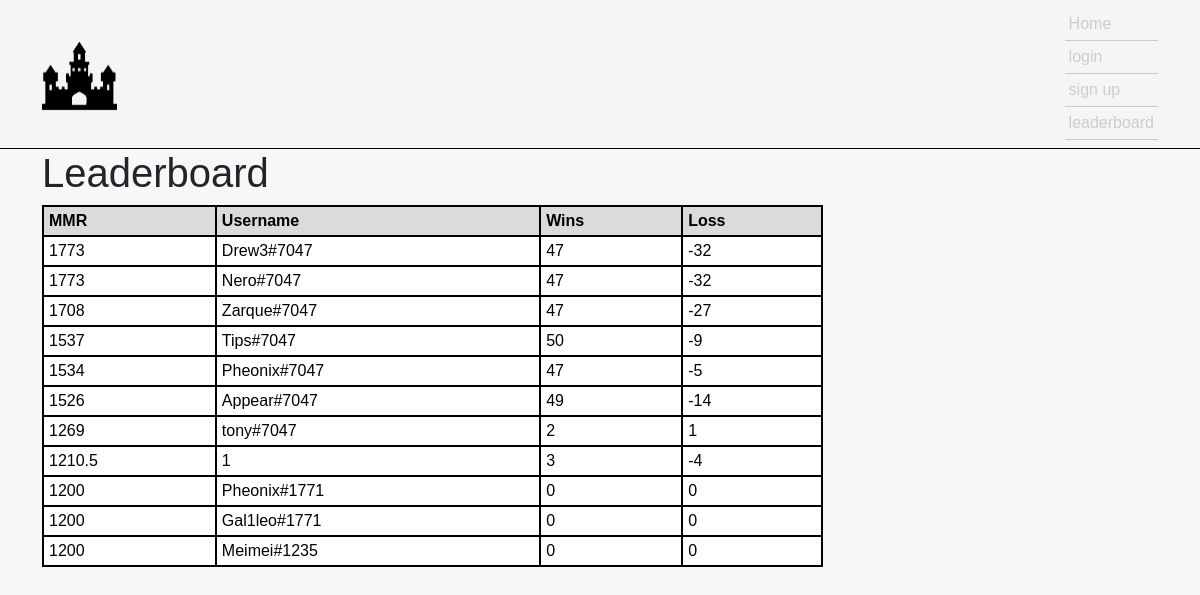
The page /leaderboard on the database as committed earlier.
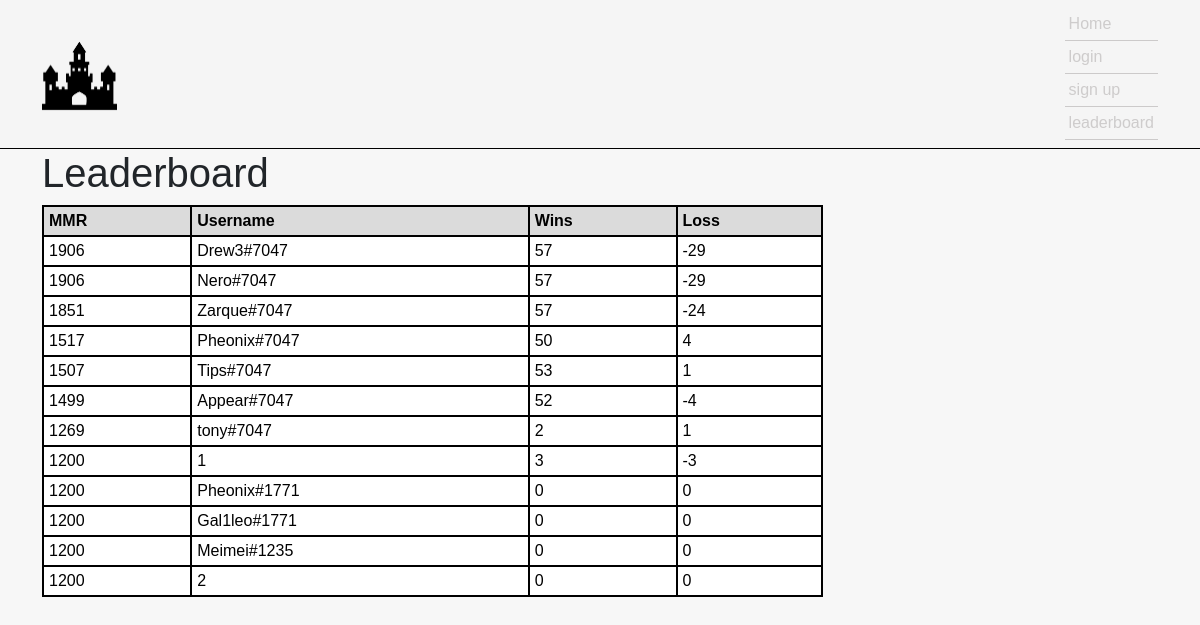
The same page on the database as committed later.
### website/models.py (models this page shows, shortened)
class Player(db.Model):
    id = db.Column(db.Integer, primary_key=True)
    username = db.Column(db.String(50))
    mmr = db.Column(db.Integer)
    wins = db.Column(db.Integer)
    loss = db.Column(db.Integer)
    icon_id = db.Column(db.Integer)
    player_date_created = db.Column(db.DateTime(timezone=True), default=func.now())

### website/views.py (the view)
@views.route('/leaderboard')
def leaderboard():
    leaderboard = Player.query.order_by(desc(Player.mmr))
    if current_user.is_authenticated:
        player = get_player_info(current_user.id)
        return render_template('leaderboard.html',user=current_user, player=player, value=leaderboard)
    else:
        return render_template('leaderboard.html',user=current_user, value=leaderboard)

### website/templates/leaderboard.html (shortened to what this page needs)
{% extends 'base.html' %}
{% block body %}
<h1>
Leaderboard
</h1>
<table class="customTable">
    <thead>
    <tr>
        <th>MMR</th>
        <th>Username</th>
        <th>Wins</th>
        <th>Loss</th>
    </tr>
    </thead>
    <tbody>
        {% for row in value %}
            <tr>
                <td>{{row.mmr}}</td>
                <td>{{row.username}}</td>
                <td>{{row.wins}}</td>
                <td>{{row.loss}}</td>
            </tr>
        {% endfor %}
    </tbody>
</table>
{% endblock %}

### website/templates/base.html (shortened to what this page needs)
<!DOCTYPE html>
<html lang="en">
<head>
    <link href="https://cdn.jsdelivr.net/npm/bootstrap@5.1.3/dist/css/bootstrap.min.css" rel="stylesheet">
    <link rel="stylesheet" href="{{ url_for('static', filename='css/main.css') }}">
</head>
<body>
  <nav class="navbar sticky-top navbar-main">
    <div class="container">
      <div class="logo-container">
        <img src="{{url_for('static', filename='images/castle-logo.png')}}" class="logo"/>
      </div>
      <div class="navbar-links">
        <div class="navbar-nav">
          <a class="navbar-link active" aria-current="page" href="/home">Home</a>
          {% if user.is_authenticated %}
          <a class="navbar-link active" href="/profile">{{player.username}}</a>
          <a class="navbar-link active" href="/logout">log out</a>
          {% else %}
          <a class="navbar-link active" href="/login">login</a>
          <a class="navbar-link active" href="/sign_up">sign up</a>
          {% endif %}
          <a class="navbar-link active" href="/leaderboard">leaderboard</a>
        </div>
      </div>
    </div>
  </nav>
    <div class="container">{% block body %}{% endblock %}</div>
</body>
</html>

### website/static/css/main.css (style rules this page uses)
:root { --color-bg-nav: #f5f5f5; --color-bg-body: #F7F7F7; }
body { margin: 0; font-family: sans-serif; background-color: var(--color-bg-body); }
img { height: 100%; width: 100%; object-fit: contain; }
.logo-container { height: 75px; width: 75px; }
.navbar-main { background-color: var(--color-bg-nav); border-bottom: 1px black solid; }
.navbar-links { display: flex; flex-direction: row; }
.navbar-link { color: rgba(185, 182, 182, 0.664); text-decoration: none; }
.navbar-link { border-bottom: 1px solid rgba(185, 182, 182, 0.664); padding: 0.25rem; }

### website/templates/leaderboard.html (style rules this page uses)
table.customTable { width: 70%; background-color: #FFFFFF; border-collapse: collapse; border-width: 2px; border-color: #000000; border-style: solid; color: #000000; }
table.customTable td, table.customTable th { border-width: 2px; border-color: #000000; border-style: solid; padding: 5px; }
table.customTable thead { background-color: #DBDBDB; }

Rows that differ between the two databases and show on the page:
changed Player "Drew3#7047": mmr "1773" → "1906"; wins "47" → "57"; loss "-32" → "-29"
changed Player "Nero#7047": mmr "1773" → "1906"; wins "47" → "57"; loss "-32" → "-29"
changed Player "Zarque#7047": mmr "1708" → "1851"; wins "47" → "57"; loss "-27" → "-24"
changed Player "Pheonix#7047": mmr "1534" → "1517"; wins "47" → "50"; loss "-5" → "4"; moves up the list
changed Player "Tips#7047": mmr "1537" → "1507"; wins "50" → "53"; loss "-9" → "1"
changed Player "Appear#7047": mmr "1526" → "1499"; wins "49" → "52"; loss "-14" → "-4"
changed Player (number 8 of 12 on the later page): mmr "1210.5" → "1200"; loss "-4" → "-3"
added Player: mmr "1200", username "2", wins "0", loss "0"
